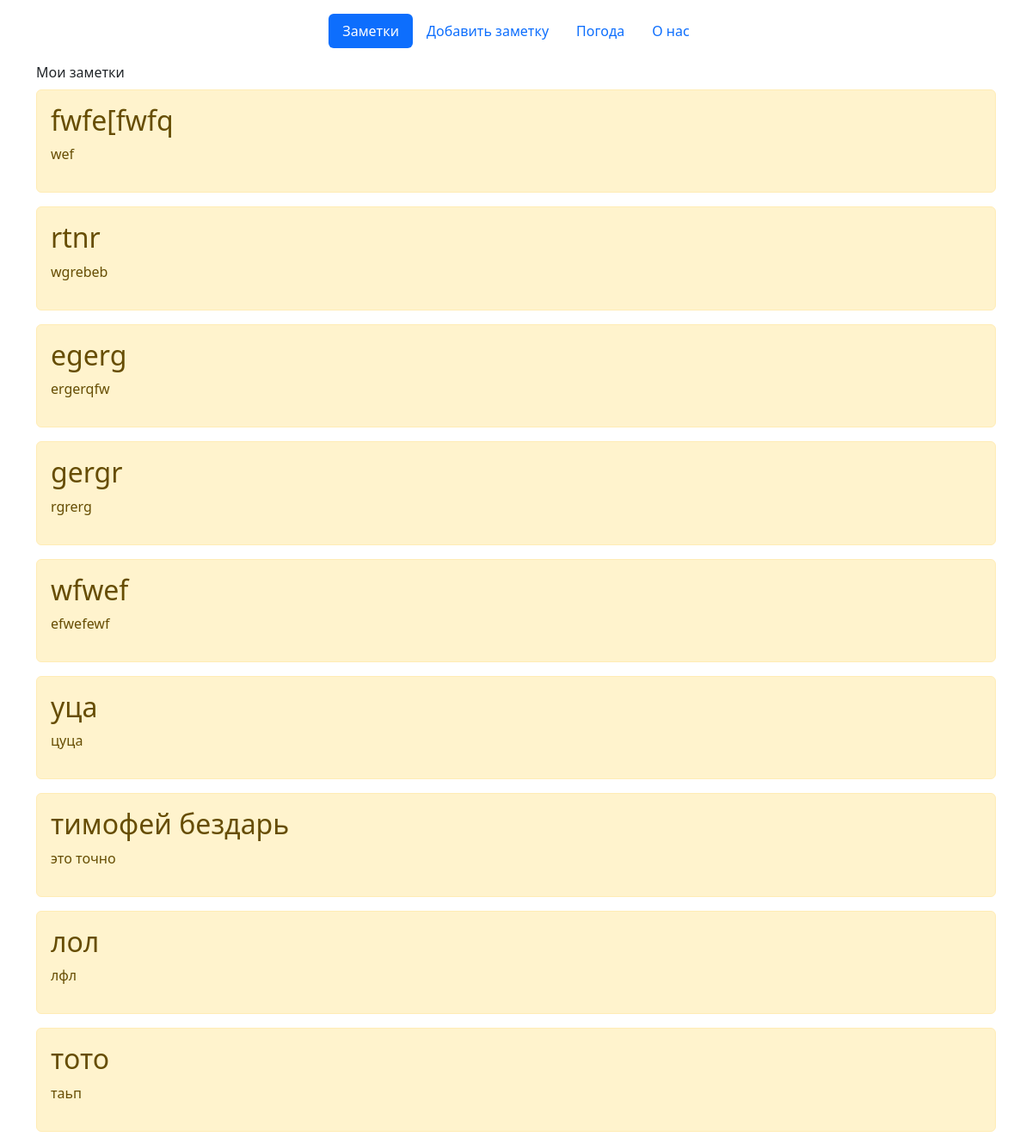
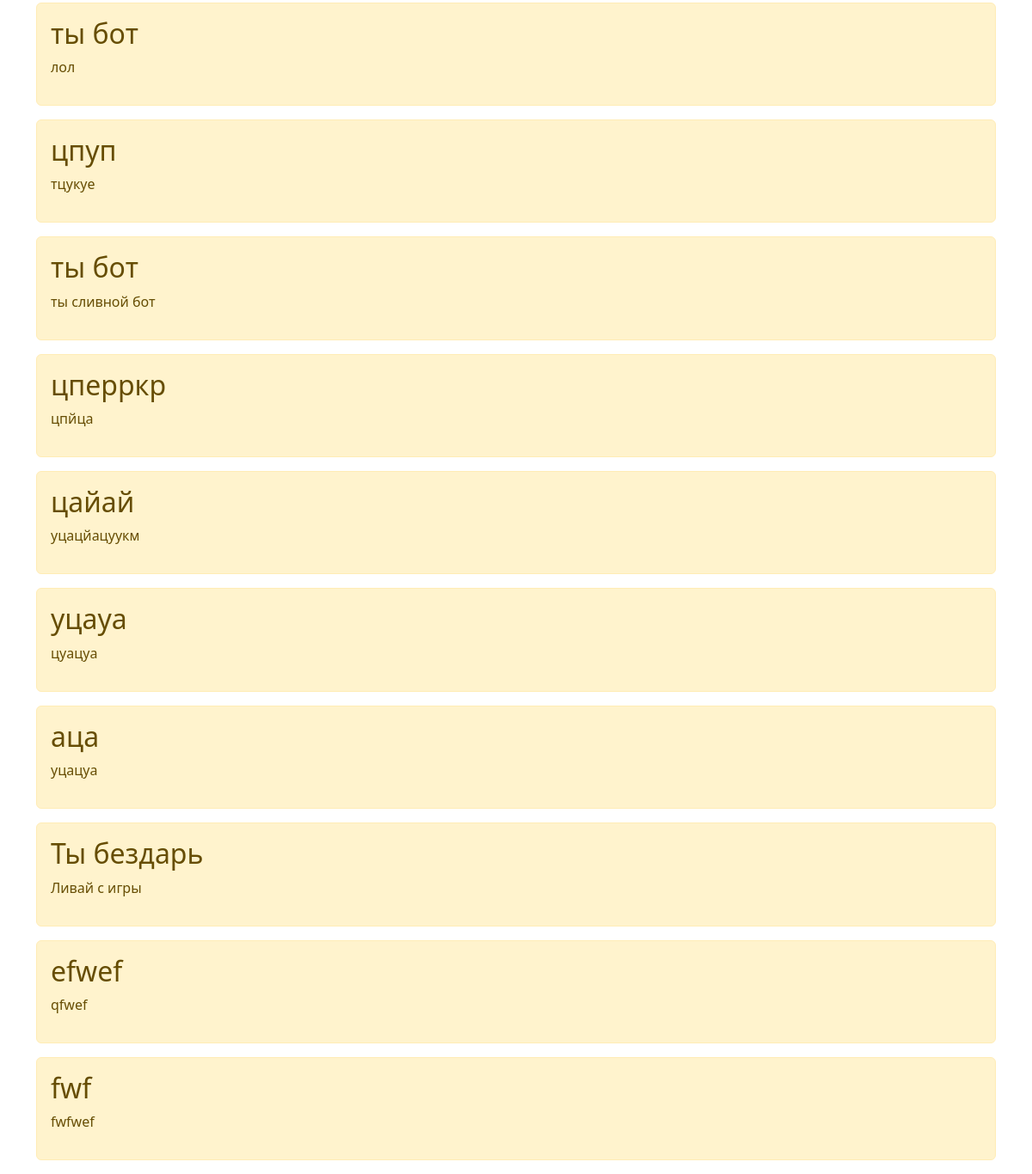
The page / on the database its author committed (2 pictures, top to bottom).
### main/models.py (models this page shows, shortened)
class Task(models.Model):
    title = models.CharField('Задача:', max_length=100)
    task = models.TextField('Описание задачи')
    class Meta:
        verbose_name = "Задание"
        verbose_name_plural = "Задания"

### main/views.py (the view)
# urls.py: path('', views.index, name="home"),
def index(request):
    tasks = Task.objects.order_by('-id')
    return render(request, "main/index.html", {'title': 'Главная страница', 'tasks': tasks})

### main/templates/main/index.html (shortened to what this page needs)
{% extends 'main/base.html' %}
{%block ref%}
<li class="nav-item"><a href="{% url 'home' %}" class="nav-link active" aria-current="page">Заметки</a></li>
<li class="nav-item"><a href="{% url 'create' %}" class="nav-link" >Добавить заметку</a></li>
<li class="nav-item"><a href="{% url 'weather' %}" class="nav-link">Погода</a></li>
<li class="nav-item"><a href="{% url 'about' %}" class="nav-link">О нас</a></li>
{% endblock %}
{%block content%}
    <div>Мои заметки</div>
    {% if tasks %}
        {% for el in tasks %}
            <div class="alert alert-warning mt-2" >
                <h2>{{ el.title}} </h2>
                <p>{{ el.task}} </p>
            </div>
        {% endfor %}
    {%else%}
        <p>Нет записей</p>
    {% endif %}
{% endblock %}

### main/templates/main/base.html (shortened to what this page needs)
<!doctype html>
<html lang="en">
<head>
    <link rel="stylesheet" href="https://cdn.jsdelivr.net/npm/bootstrap@5.2.3/dist/css/bootstrap.min.css">
</head>
<body >
    <header class="d-flex justify-content-center py-3">
      <ul class="nav nav-pills">
        {%block ref%}{%endblock%}
      </ul>
    </header>
<div class="container" >{%block content%}{%endblock%}</div>
</body>
</html>

### rows shown on the page
Task: title "fwfe[fwfq", task "wef"
Task: title "rtnr", task "wgrebeb"
Task: title "egerg", task "ergerqfw"
Task: title "gergr", task "rgrerg"
Task: title "wfwef", task "efwefewf"
Task: title "уца", task "цуца"
Task: title "тимофей бездарь", task "это точно"
Task: title "лол", task "лфл"
Task: title "тото", task "таьп"
Task: title "ты бот", task "лол"
Task: title "цпуп", task "тцукуе"
Task: title "ты бот", task "ты сливной бот"
Task: title "цперркр", task "цпйца"
Task: title "цайай", task "уцацйацуукм"
Task: title "уцауа", task "цуацуа"
Task: title "аца", task "уцацуа"
Task: title "Ты бездарь", task "Ливай с игры"
Task: title "efwef", task "qfwef"
Task: title "fwf", task "fwfwef"
